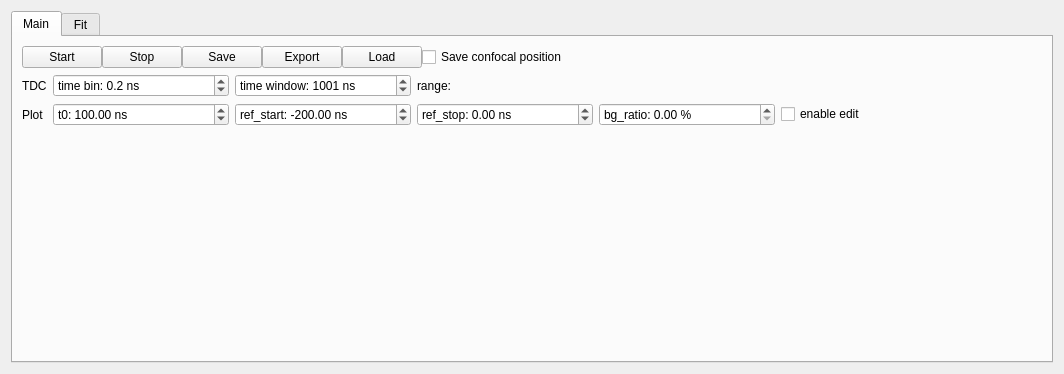
<?xml version="1.0" encoding="UTF-8"?>
<ui version="4.0">
 <class>HBT</class>
 <widget class="QWidget" name="HBT">
  <property name="geometry">
   <rect>
    <x>0</x>
    <y>0</y>
    <width>1064</width>
    <height>374</height>
   </rect>
  </property>
  <property name="windowTitle">
   <string>HBT</string>
  </property>
  <layout class="QVBoxLayout" name="verticalLayout">
   <item>
    <widget class="QTabWidget" name="tabWidget">
     <property name="currentIndex">
      <number>0</number>
     </property>
     <widget class="QWidget" name="measTab">
      <attribute name="title">
       <string>Main</string>
      </attribute>
      <layout class="QVBoxLayout" name="verticalLayout_2">
       <item>
        <layout class="QHBoxLayout" name="horizontalLayout_4">
         <property name="spacing">
          <number>0</number>
         </property>
         <item>
          <widget class="QPushButton" name="startButton">
           <property name="text">
            <string>Start</string>
           </property>
          </widget>
         </item>
         <item>
          <widget class="QPushButton" name="stopButton">
           <property name="text">
            <string>Stop</string>
           </property>
          </widget>
         </item>
         <item>
          <widget class="QPushButton" name="saveButton">
           <property name="text">
            <string>Save</string>
           </property>
          </widget>
         </item>
         <item>
          <widget class="QPushButton" name="exportButton">
           <property name="text">
            <string>Export</string>
           </property>
          </widget>
         </item>
         <item>
          <widget class="QPushButton" name="loadButton">
           <property name="text">
            <string>Load</string>
           </property>
          </widget>
         </item>
         <item>
          <widget class="QCheckBox" name="saveconfocalBox">
           <property name="text">
            <string>Save confocal position</string>
           </property>
          </widget>
         </item>
         <item>
          <spacer name="horizontalSpacer_2">
           <property name="orientation">
            <enum>Qt::Horizontal</enum>
           </property>
           <property name="sizeHint" stdset="0">
            <size>
             <width>40</width>
             <height>20</height>
            </size>
           </property>
          </spacer>
         </item>
        </layout>
       </item>
       <item>
        <layout class="QGridLayout" name="gridLayout">
         <item row="0" column="1">
          <widget class="QDoubleSpinBox" name="binBox">
           <property name="sizePolicy">
            <sizepolicy hsizetype="MinimumExpanding" vsizetype="Fixed">
             <horstretch>0</horstretch>
             <verstretch>0</verstretch>
            </sizepolicy>
           </property>
           <property name="prefix">
            <string>time bin: </string>
           </property>
           <property name="suffix">
            <string> ns</string>
           </property>
           <property name="decimals">
            <number>1</number>
           </property>
           <property name="minimum">
            <double>0.100000000000000</double>
           </property>
           <property name="maximum">
            <double>100.000000000000000</double>
           </property>
           <property name="value">
            <double>0.200000000000000</double>
           </property>
          </widget>
         </item>
         <item row="1" column="2">
          <widget class="QDoubleSpinBox" name="refstartBox">
           <property name="sizePolicy">
            <sizepolicy hsizetype="MinimumExpanding" vsizetype="Fixed">
             <horstretch>0</horstretch>
             <verstretch>0</verstretch>
            </sizepolicy>
           </property>
           <property name="prefix">
            <string>ref_start: </string>
           </property>
           <property name="suffix">
            <string> ns</string>
           </property>
           <property name="minimum">
            <double>-10000.000000000000000</double>
           </property>
           <property name="maximum">
            <double>10000.000000000000000</double>
           </property>
           <property name="singleStep">
            <double>10.000000000000000</double>
           </property>
           <property name="value">
            <double>-200.000000000000000</double>
           </property>
          </widget>
         </item>
         <item row="0" column="0">
          <widget class="QLabel" name="label">
           <property name="text">
            <string>TDC</string>
           </property>
          </widget>
         </item>
         <item row="1" column="5">
          <widget class="QCheckBox" name="plotenableBox">
           <property name="text">
            <string>enable edit</string>
           </property>
          </widget>
         </item>
         <item row="1" column="0">
          <widget class="QLabel" name="label_2">
           <property name="text">
            <string>Plot</string>
           </property>
          </widget>
         </item>
         <item row="1" column="1">
          <widget class="QDoubleSpinBox" name="t0Box">
           <property name="sizePolicy">
            <sizepolicy hsizetype="MinimumExpanding" vsizetype="Fixed">
             <horstretch>0</horstretch>
             <verstretch>0</verstretch>
            </sizepolicy>
           </property>
           <property name="prefix">
            <string>t0: </string>
           </property>
           <property name="suffix">
            <string> ns</string>
           </property>
           <property name="maximum">
            <double>500.000000000000000</double>
           </property>
           <property name="value">
            <double>100.000000000000000</double>
           </property>
          </widget>
         </item>
         <item row="0" column="3">
          <widget class="QLabel" name="rangeLabel">
           <property name="text">
            <string>range: </string>
           </property>
          </widget>
         </item>
         <item row="1" column="4">
          <widget class="QDoubleSpinBox" name="bgratioBox">
           <property name="sizePolicy">
            <sizepolicy hsizetype="MinimumExpanding" vsizetype="Fixed">
             <horstretch>0</horstretch>
             <verstretch>0</verstretch>
            </sizepolicy>
           </property>
           <property name="prefix">
            <string>bg_ratio: </string>
           </property>
           <property name="suffix">
            <string> %</string>
           </property>
           <property name="decimals">
            <number>2</number>
           </property>
           <property name="maximum">
            <double>99.989999999999995</double>
           </property>
           <property name="singleStep">
            <double>0.010000000000000</double>
           </property>
          </widget>
         </item>
         <item row="0" column="2">
          <widget class="QSpinBox" name="windowBox">
           <property name="sizePolicy">
            <sizepolicy hsizetype="MinimumExpanding" vsizetype="Fixed">
             <horstretch>0</horstretch>
             <verstretch>0</verstretch>
            </sizepolicy>
           </property>
           <property name="minimumSize">
            <size>
             <width>150</width>
             <height>0</height>
            </size>
           </property>
           <property name="suffix">
            <string> ns</string>
           </property>
           <property name="prefix">
            <string>time window: </string>
           </property>
           <property name="maximum">
            <number>999999999</number>
           </property>
           <property name="value">
            <number>1001</number>
           </property>
          </widget>
         </item>
         <item row="1" column="3">
          <widget class="QDoubleSpinBox" name="refstopBox">
           <property name="sizePolicy">
            <sizepolicy hsizetype="MinimumExpanding" vsizetype="Fixed">
             <horstretch>0</horstretch>
             <verstretch>0</verstretch>
            </sizepolicy>
           </property>
           <property name="prefix">
            <string>ref_stop: </string>
           </property>
           <property name="suffix">
            <string> ns</string>
           </property>
           <property name="minimum">
            <double>-10000.000000000000000</double>
           </property>
           <property name="maximum">
            <double>10000.000000000000000</double>
           </property>
           <property name="singleStep">
            <double>10.000000000000000</double>
           </property>
          </widget>
         </item>
         <item row="1" column="6">
          <spacer name="horizontalSpacer_4">
           <property name="orientation">
            <enum>Qt::Horizontal</enum>
           </property>
           <property name="sizeHint" stdset="0">
            <size>
             <width>40</width>
             <height>20</height>
            </size>
           </property>
          </spacer>
         </item>
        </layout>
       </item>
       <item>
        <spacer name="verticalSpacer">
         <property name="orientation">
          <enum>Qt::Vertical</enum>
         </property>
         <property name="sizeHint" stdset="0">
          <size>
           <width>20</width>
           <height>40</height>
          </size>
         </property>
        </spacer>
       </item>
      </layout>
     </widget>
     <widget class="QWidget" name="fiTab">
      <attribute name="title">
       <string>Fit</string>
      </attribute>
     </widget>
    </widget>
   </item>
  </layout>
 </widget>
 <tabstops>
  <tabstop>tabWidget</tabstop>
  <tabstop>startButton</tabstop>
  <tabstop>stopButton</tabstop>
  <tabstop>saveButton</tabstop>
  <tabstop>exportButton</tabstop>
  <tabstop>loadButton</tabstop>
  <tabstop>saveconfocalBox</tabstop>
  <tabstop>binBox</tabstop>
  <tabstop>windowBox</tabstop>
  <tabstop>t0Box</tabstop>
  <tabstop>refstartBox</tabstop>
  <tabstop>refstopBox</tabstop>
  <tabstop>bgratioBox</tabstop>
  <tabstop>plotenableBox</tabstop>
 </tabstops>
 <resources/>
 <connections/>
</ui>
